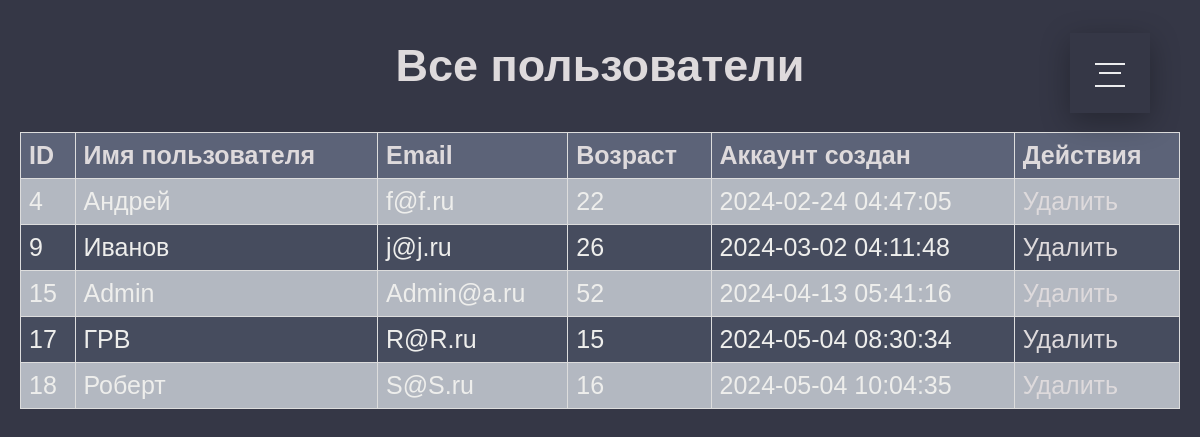
Page /AdminTools/allusers.php on the committed database.
### tables this page shows
CREATE TABLE `users` (
  `id` int NOT NULL,
  `admin` tinyint NOT NULL,
  `us_name` varchar(200) NOT NULL,
  `email` varchar(200) NOT NULL,
  `age` tinyint DEFAULT NULL,
  `password` varchar(255) NOT NULL,
  `created` timestamp NOT NULL DEFAULT CURRENT_TIMESTAMP,
  `profile_picture` varchar(255) DEFAULT NULL,
  `info` text
);

### AdminTools/allusers.php (the view, shortened to what this page needs)
<?php
require_once("../application/db.php");
$sql = "SELECT * FROM users WHERE id != 0";
$result = $conn->query($sql);
?>
<!DOCTYPE html>
<html lang="ru">
<head>
    <link rel="stylesheet" href="../css/menu.css">
    <link rel="stylesheet" href="../css/tools.css">
</head>
<body>
    <?php include("../menu.php"); ?>
    <h1>Все пользователи</h1>
    <?php if ($result->num_rows > 0) : ?>
        <table>
            <tr>
                <th>ID</th>
                <th>Имя пользователя</th>
                <th>Email</th>
                <th>Возраст</th>
                <th>Аккаунт создан</th>
                <th>Действия</th>
            </tr>
            <?php while ($row = $result->fetch_assoc()) : ?>
                <tr>
                    <td><?php echo $row['id']; ?></td>
                    <td><?php echo htmlspecialchars($row['us_name']); ?></td>
                    <td><?php echo htmlspecialchars($row['email']); ?></td>
                    <td><?php echo htmlspecialchars($row['age']); ?></td>
                    <td><?php echo htmlspecialchars($row['created']); ?></td>
                    <td><a href="delete_user.php?id=<?php echo $row['id'];
                                                    ?>">Удалить</a></td>
                </tr>
            <?php endwhile; ?>
        </table>
    <?php else : ?>
        <p>Пользователей нет.</p>
    <?php endif; ?>
</body>
</html>

### menu.php (shortened to what this page needs)
<label for="menu-icon"></label>
<nav class="nav">
    <ul class="pt-5">
</ul>
</nav>

### css/menu.css (style rules this page uses)
.menu-icon:checked+label, .menu-icon:not(:checked)+label { position: fixed; top: 63px; right: 75px; display: block; width: 30px; height: 30px; padding: 0; margin: 0; cursor: pointer; z-index: 10; }
.menu-icon:checked+label::before, .menu-icon:not(:checked)+label::before { position: absolute; content: ''; display: block; width: 30px; height: 20px; z-index: 20; top: 0; left: 0; border-top: 2px solid #ececee; border-bottom: 2px solid #ececee; transition: border-width 100ms 1500ms ease, top 100ms 1600ms cubic-beizer(0.23, 1, 0.32, 1), height 100ms 1600ms cubic-beizer(0.23, 1, 0.32, 1), background-color 200ms ease, transform 200ms cubic-bezier(0.23, 1, 0.32, 1); }
.menu-icon:checked+label::after, .menu-icon:not(:checked)+label::after { position: absolute; content: ""; display: block; width: 22px; height: 2px; z-index: 20; top: 10px; right: 4px; background-color: #ececee; margin-top: -1px; transition: width 100ms 1750ms ease, right 100ms 1750ms ease, margin-top 100ms ease, transform 200ms cubic-bezier(0.23, 1, 0.32, 1); }
.nav { position: fixed; top: 33px; right: 50px; display: block; width: 80px; height: 80px; padding: 0; margin: 0; z-index: 9; overflow: hidden; box-shadow: 0 8px 30px 0 rgba(0, 0, 0, 0.3); background-color: #353746; animation: border-transform 7s linear infinite; transition: top 350ms 1100ms cubic-bezier(0.23, 1, 0.32, 1), right 350ms 1100ms cubic-bezier(0.23, 1, 0.32, 1), transform 250ms 1100ms ease, width 650ms 400ms cubic-bezier(0.23, 1, 0.32, 1), height 650ms 400ms cubic-bezier(0.23, 1, 0.32, 1); }

### css/tools.css (style rules this page uses)
body { font-family: Arial, sans-serif; margin: 0; padding: 20px; background-color: #353746; color: #eeeeec; }
h1 { color: #dedadc; padding: 20px; text-align: center; margin: 0; font-size: 45px; }
table { width: 100%; border-collapse: collapse; margin-top: 20px; background-color: #464c5e; font-size: 25px; }
th, td { border: 1px solid #ddd; text-align: left; padding: 8px; }
th { background-color: #5c6378; color: #dedadc; }
tr:nth-child(even) { background-color: #b3b8c1; }
a { color: #dedadc; text-decoration: none; }

### rows in the picture
users: id "4", us_name "Андрей", email "f@f.ru", age "22", created "2024-02-24 04:47:05"
users: id "9", us_name "Иванов", email "j@j.ru", age "26", created "2024-03-02 04:11:48"
users: id "15", us_name "Admin", email "Admin@a.ru", age "52", created "2024-04-13 05:41:16"
users: id "17", us_name "ГРВ", email "R@R.ru", age "15", created "2024-05-04 08:30:34"
users: id "18", us_name "Роберт", email "S@S.ru", age "16", created "2024-05-04 10:04:35"
